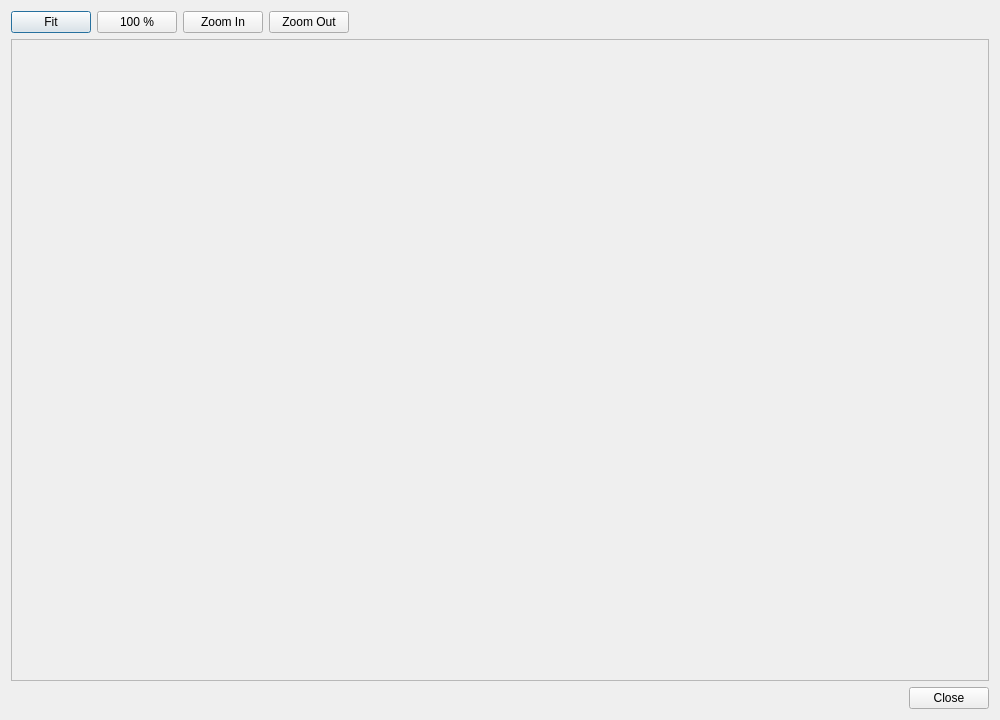
<?xml version="1.0" encoding="UTF-8"?>
<ui version="4.0">
 <class>HelpImageViewer</class>
 <widget class="QDialog" name="HelpImageViewer">
  <property name="geometry"><rect><x>0</x><y>0</y><width>1000</width><height>720</height></rect></property>
  <property name="windowTitle"><string>Screenshot</string></property>
  <layout class="QVBoxLayout" name="mainLayout">
   <item>
    <layout class="QHBoxLayout" name="zoomLayout">
     <item><widget class="QPushButton" name="fitButton"><property name="text"><string>Fit</string></property></widget></item>
     <item><widget class="QPushButton" name="actualButton"><property name="text"><string>100 %</string></property></widget></item>
     <item><widget class="QPushButton" name="zoomInButton"><property name="text"><string>Zoom In</string></property></widget></item>
     <item><widget class="QPushButton" name="zoomOutButton"><property name="text"><string>Zoom Out</string></property></widget></item>
     <item><widget class="QLabel" name="captionLabel"><property name="text"><string/></property><property name="sizePolicy"><sizepolicy hsizetype="Expanding" vsizetype="Preferred"><horstretch>1</horstretch><verstretch>0</verstretch></sizepolicy></property></widget></item>
    </layout>
   </item>
   <item>
    <widget class="QScrollArea" name="scrollArea">
     <property name="widgetResizable"><bool>false</bool></property>
     <property name="alignment"><set>Qt::AlignCenter</set></property>
     <widget class="QLabel" name="imageLabel"><property name="geometry"><rect><x>0</x><y>0</y><width>100</width><height>100</height></rect></property></widget>
    </widget>
   </item>
   <item><widget class="QDialogButtonBox" name="buttonBox"><property name="standardButtons"><set>QDialogButtonBox::Close</set></property></widget></item>
  </layout>
 </widget>
 <resources/>
 <connections>
  <connection><sender>buttonBox</sender><signal>rejected()</signal><receiver>HelpImageViewer</receiver><slot>reject()</slot></connection>
 </connections>
</ui>
